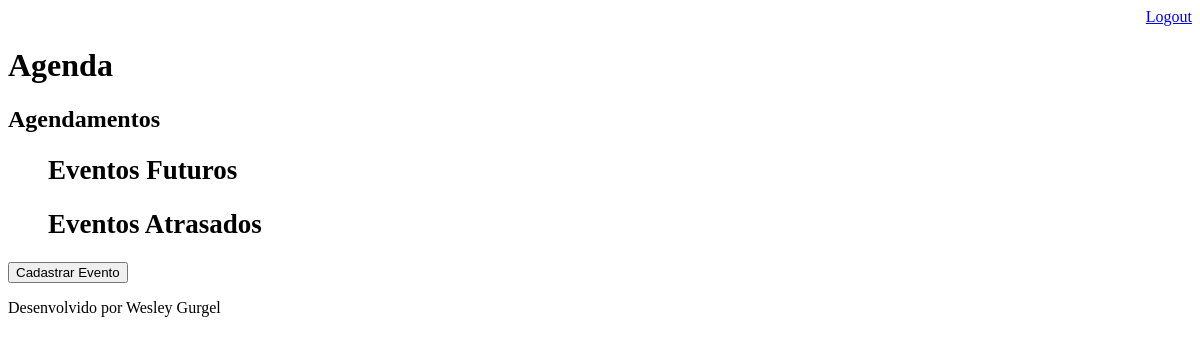
Before: /agenda/ (signed in) with the older database file.
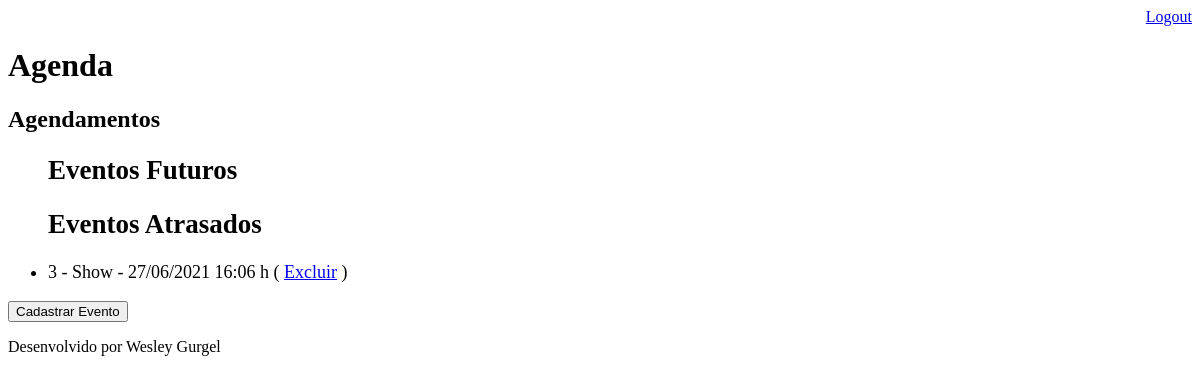
After: the same page with the newer database file.
### core/models.py (models this page shows, shortened)
class Evento(models.Model):
    titulo = models.CharField(max_length=100)
    descricao = models.TextField(blank=True, null=True)
    local = models.CharField(blank=True, null=True, max_length=100)
    data_evento = models.DateTimeField(verbose_name='Data do Evento')
    data_criacao = models.DateTimeField(auto_now=True)
    usuario = models.ForeignKey(User, on_delete=models.CASCADE)
    class Meta:
        db_table = 'evento'
    def get_data_evento(self):
        return self.data_evento.strftime('%d/%m/%Y %H:%m h')

### core/views.py (the view)
# urls.py: path('agenda/', views.lista_eventos),
@login_required(login_url='/login/')
def lista_eventos(request):
    usuario = request.user
    data_atual = datetime.now() - timedelta(hours=1)
    print(data_atual)
    eventos_futuros = Evento.objects.filter(usuario=usuario, data_evento__gt=data_atual)
    eventos_atrasados = Evento.objects.filter(usuario=usuario, data_evento__lt=data_atual)
    context = {'eventos_futuros': eventos_futuros,
               'evento_atrasados': eventos_atrasados}
    return render(request, 'agenda.html', context)

### templates/agenda.html (shortened to what this page needs)
{% extends "model-page.html" %}
{% block content %}
    <h2>Agendamentos</h2>
    <ul style="font-size: 18px">
        <h2>Eventos Futuros</h2>
    </ul>
     <ul style="font-size: 18px">
         <h2>Eventos Atrasados</h2>
        {% for evento in evento_atrasados %}
        <li>
            <divs>
                {{ evento.id }} - {{ evento.titulo }} - {{ evento.get_data_evento }}
                ( <a href="evento/delete/{{ evento.id }}/">Excluir</a> )
            </divs>
        </li>
        {% endfor %}
    </ul>
    <a href="evento/">
        <button type="button">Cadastrar Evento</button>
    </a>
{% endblock %}

Changed rows visible on the page:
added Evento: id "3", titulo "Show", get_data_evento "27/06/2021 16:06 h"
